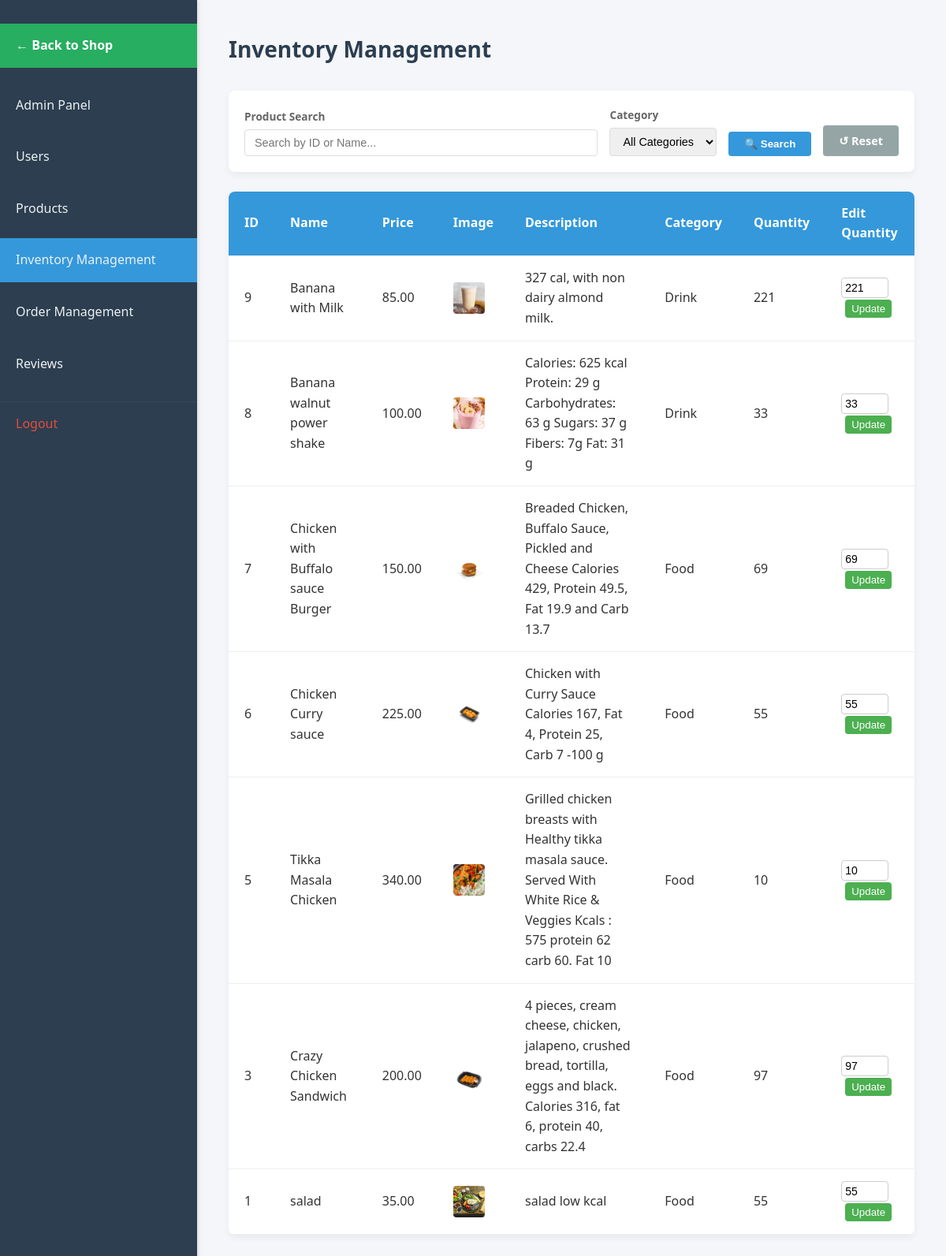
The app's page /admin/Inventory.php (signed in) with its own data.
### tables this page shows
CREATE TABLE `products` (
  `id` int(11) NOT NULL,
  `name` varchar(150) NOT NULL,
  `description` text DEFAULT NULL,
  `price` decimal(10,2) NOT NULL,
  `stock` int(11) NOT NULL DEFAULT 0,
  `image_path` varchar(255) DEFAULT NULL,
  `type` enum('food','drink') NOT NULL,
  `status` enum('active','archived') NOT NULL DEFAULT 'active',
  `created_at` datetime DEFAULT current_timestamp()
);

### config.php (called while the page is built, shortened)
<?php
function getImageUrl($url)
{
    return $url;
}
?>

### admin/Inventory.php (the view, shortened to what this page needs)
<?php
require_once __DIR__ . '/../init.php';
$search = isset($_GET['search']) ? trim($_GET['search']) : '';
$select = "SELECT id, name, price, image_path, description, type, stock FROM `products` WHERE 1=1";
$select .= " ORDER BY id DESC";
$stmt = $conn->prepare($select);
$stmt->execute();
$run_select = $stmt->get_result();
?>
<!DOCTYPE html>
<html lang="en">
<head>
    <link rel="stylesheet" href="assets/css/inventory.css">
</head>
<body>
    <nav>
        <ul>
            <li><a href="../shop.php"
                    style="background-color: #27ae60; color: white; margin-bottom: 20px; font-weight: bold;">← Back to
                    Shop</a></li>
            <li><a href="AdminPanel.php">Admin Panel</a></li>
            <li><a href="useradmin.php">Users</a></li>
            <li><a href="products.php">Products</a></li>
            <li><a href="#" class="active">Inventory Management</a></li>
            <li><a href="order_management.php">Order Management</a></li>
            <li><a href="reviews_management.php">Reviews</a></li>
            <li><a href="/app/logout.php">Logout</a></li>
        </ul>
    </nav>
    <main>
        <h1> Inventory Management</h1>
        <form action="" method="GET" class="search-form">
            <div class="form-group" style="flex: 1; min-width: 250px;">
                <label for="search">Product Search</label>
                <input type="text" name="search" id="search"
                    value="<?php echo htmlspecialchars($search); ?>" placeholder="Search by ID or Name...">
            </div>
            <div class="form-group">
                <label for="type">Category</label>
                <select name="type" id="type">
                    <option value="">All Categories</option>
                </select>
            </div>
            <button type="submit" class="btn-search">🔍 Search</button>
            <a href="Inventory.php" class="btn-reset">↺ Reset</a>
        </form>
        <table class="table">
            <thead>
                <tr>
                    <th>ID</th>
                    <th>Name</th>
                    <th>Price</th>
                    <th>Image</th>
                    <th>Description</th>
                    <th>Category</th>
                    <th>Quantity</th>
                    <th>Edit Quantity</th>
                </tr>
            </thead>
            <tbody>
                <?php while ($product = $run_select->fetch_assoc()) { ?>
                    <tr>
                        <td><?php echo $product['id']; ?></td>
                        <td><?php echo htmlspecialchars($product['name']); ?></td>
                        <td><?php echo $product['price']; ?></td>
                        <td><img src="<?php $imgUrl = getImageUrl($product['image_path']); echo (str_starts_with($imgUrl, 'http') ? $imgUrl : '../' . ($imgUrl ?: 'assets/images/placeholder-300x300.png')); ?>" width="40" height="40" style="object-fit: cover; border-radius: 4px;">
                        </td>
                        <td><?php echo htmlspecialchars($product['description']); ?></td>
                        <td><?php echo ucfirst($product['type']); ?></td>
                        <td><?php echo $product['stock']; ?></td>
                        <td>
                            <form method="POST">
                                <input type="number" name="new_quantity" value="<?php echo $product['stock']; ?>" min="0">
                                <button type="submit" name="update_quantity" class="update-btn">Update</button>
                            </form>
                        </td>
                    </tr>
                <?php } ?>
            </tbody>
        </table>
    </main>
</body>
</html>

### admin/assets/css/inventory.css (style rules this page uses)
* { margin: 0; padding: 0; box-sizing: border-box; }
body { font-family: 'Segoe UI', Tahoma, Geneva, Verdana, sans-serif; background-color: #f4f6f9; color: #333; line-height: 1.6; }
nav { width: 250px; background-color: #2c3e50; color: #fff; padding: 20px 0; position: fixed; height: 100%; box-shadow: 2px 0 5px rgba(0, 0, 0, 0.1); z-index: 10; }
nav ul { list-style: none; }
nav ul li { margin: 10px 0; }
nav ul li a { display: block; padding: 15px 20px; color: #ecf0f1; text-decoration: none; font-size: 16px; transition: background-color 0.3s, padding-left 0.3s; }
nav ul li a.active { background-color: #3498db; }
nav ul li:last-child a { margin-top: 20px; border-top: 1px solid #34495e; padding-top: 15px; color: #e74c3c; }
main { margin-left: 250px; padding: 40px; width: calc(100% - 250px); }
main h1 { font-size: 28px; margin-bottom: 30px; color: #2c3e50; }
.table { width: 100%; border-collapse: collapse; background-color: #fff; box-shadow: 0 4px 10px rgba(0, 0, 0, 0.05); border-radius: 8px; overflow: hidden; }
.table thead { background-color: #3498db; color: #fff; }
.table th, .table td { padding: 15px 20px; text-align: left; border-bottom: 1px solid #eee; vertical-align: middle; }
.table img { border-radius: 6px; object-fit: cover; display: block; }
input[type="number"] { width: 70px; padding: 6px 8px; border: 1px solid #ccc; border-radius: 4px; font-size: 14px; }
.update-btn { padding: 6px 12px; background-color: #4CAF50; color: white; border: none; border-radius: 4px; cursor: pointer; margin-left: 5px; transition: background-color 0.3s; }

### admin/Inventory.php (style rules this page uses)
input[type="number"] { width: 60px; padding: 4px; }
.update-btn { padding: 4px 8px; background-color: #4CAF50; color: white; border: none; cursor: pointer; }
.search-form { background: white; padding: 20px; margin-bottom: 25px; border-radius: 8px; box-shadow: 0 4px 10px rgba(0, 0, 0, 0.05); display: flex; flex-wrap: wrap; gap: 15px; align-items: flex-end; }
.form-group { display: flex; flex-direction: column; gap: 5px; }
.form-group label { font-size: 0.85rem; color: #666; font-weight: 600; }
.form-group input, .form-group select { padding: 8px 12px; border: 1px solid #ddd; border-radius: 4px; font-size: 0.9rem; }
.btn-search { background-color: #3498db; color: white; border: none; padding: 8px 20px; border-radius: 4px; cursor: pointer; font-weight: 600; transition: background 0.2s; }
.btn-reset { background-color: #95a5a6; color: white; text-decoration: none; padding: 8px 20px; border-radius: 4px; font-size: 0.9rem; font-weight: 600; transition: background 0.2s; }

### records on screen
products: id "9", name "Banana with Milk", price "85.00", image_path (picture), description "327 cal, with non dairy almond milk.", type "Drink", stock "221", new_quantity "221"
products: id "8", name "Banana walnut power shake", price "100.00", image_path (picture), description "Calories: 625 kcal Protein: 29 g Carbohydrates: 63 g Sugars: 37 g Fibers: 7g Fat: 31 g", type "Drink", stock "33", new_quantity "33"
products: id "7", name "Chicken with Buffalo sauce Burger", price "150.00", image_path (picture), description "Breaded Chicken, Buffalo Sauce, Pickled and Cheese Calories 429, Protein 49.5, Fat 19.9 and Carb 13.7", type "Food", stock "69", new_quantity "69"
products: id "6", name "Chicken Curry sauce", price "225.00", image_path (picture), description "Chicken with Curry Sauce Calories 167, Fat 4, Protein 25, Carb 7 -100 g", type "Food", stock "55", new_quantity "55"
products: id "5", name "Tikka Masala Chicken", price "340.00", image_path (picture), description "Grilled chicken breasts with Healthy tikka masala sauce. Served With White Rice & Veggies Kcals : 575 protein 62 carb 60. Fat 10", type "Food", stock "10", new_quantity "10"
products: id "3", name "Crazy Chicken Sandwich", price "200.00", image_path (picture), description "4 pieces, cream cheese, chicken, jalapeno, crushed bread, tortilla, eggs and black. Calories 316, fat 6, protein 40, carbs 22.4", type "Food", stock "97", new_quantity "97"
products: id "1", name "salad", price "35.00", image_path (picture), description "salad low kcal", type "Food", stock "55", new_quantity "55"
